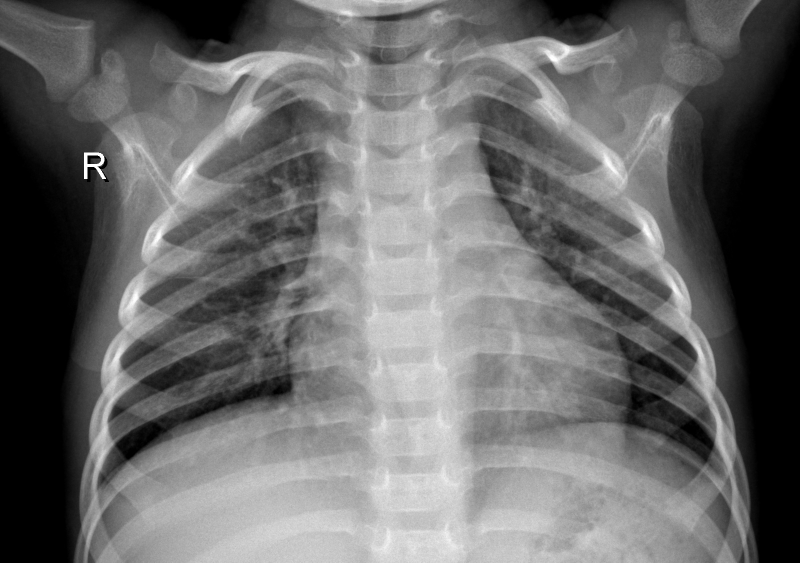
#> input picture chest_xray/train/NORMAL/IM-0125-0001.jpeg, 1600 x 1125 px, found by its file name (shown at 1/2 size); its folder holds only this picture in this run
$ python main.py
#> lines starting #> are read from the running program, lines starting #| are printed output that depends on the picture; long printed decimals are rounded
### entregabl/funciones.py
import numpy as np
import sympy as sp
import matplotlib.pyplot as plt
from PIL import Image
import os
import random
import math
import time

def abrirImagenesEscaladas(carpeta, escala=64):
   # abre todas las imagenes de la carpeta, y las escala de tal forma que midan (escala x escala)px
   # devuelve las imagenes aplanadas -> vectores de tamano escala^2 con valores entre 0 y 1
   imagenes = []
   for dirpath, dirnames, filenames in os.walk(carpeta):
      for file in filenames:
         img = Image.open( os.path.join(carpeta, file) )
         img = img.resize((escala, escala))
         img.convert('1')
         img = np.asarray(img)
         if len(img.shape)==3:
               img = img[:,:,0].reshape((escala**2 )) / 255
         else:
               img = img.reshape((escala**2 )) / 255

         imagenes.append( img )

   return imagenes

def balancear_datos(normal, pneumonia):
   n = min(len(normal), len(pneumonia))
   pneumonia = pneumonia[:n]
   normal = normal[:n]
   d = ([1] * n) + ([0] * n)

   imagenes_entrenamiento_balanceadas = (pneumonia+normal)

   return imagenes_entrenamiento_balanceadas, d

#!###########################################################################################################

# lagrangiano
def L(x_t, i, d):
   # funcion a minimizar
   w = x_t[0]
   b = x_t[1]
   sum = 0
   idx = 0
   for imagen in i:
      t_0:float = math.tanh(w@imagen+b)
      sum += ((t_0 + 1) / 2 - d[idx])**2
      idx += 1
   return sum

def dl_w(w,b, i:list[list], d:list):
   # derivada del lagrangiano contra w
   idx = 0
   sum = 0
   for imagen in i:
      t_0:float = math.tanh(b+w@imagen)
      sum += (1-t_0**2)*(((t_0+1)/2-d[idx]))*imagen
      idx += 1
   return sum

def dl_b(w,b, i:list[list], d:list):
   # derivada del lagrangiano contra b
   sum = 0
   idx = 0
   for imagen in i:
      t_0:float = math.tanh(b+w@imagen)
      sum += (1-t_0**2)*(((t_0+1)/2-d[idx]))
      idx += 1
   return sum

def gradiente(x_t,i:list[list],d:list):
   # gradiente tiene una tupla: derivada del error contra b, derivada del error contra w.
   w = x_t[0]
   b = x_t[1]
   res = [dl_w(w,b,i,d), dl_b(w,b,i,d)]
   return res

def descenso_por_gradiente(i, d, alpha=0.001, MAX_ITER=1000):
   # función a optimizar
   np.random.seed(42)
   K = len(i[0])
   w_0 = np.random.randn(K) # w es un vector de R^K tq K=cant de píxeles en una imagen. Inicialmente es un vector aleatorio.
   b_0 = 0.0
   x_t = (w_0, b_0)
   loss = []
   iter = 0
   while iter < MAX_ITER:
      x_tsig = [x_t[0] - (alpha * gradiente(x_t, i, d)[0]), x_t[1] - (alpha * gradiente(x_t, i, d)[1])]
      loss.append(L(x_tsig, i, d))
      # if abs(L(x_tsig, i, d) - L(x_t, i, d)) < TOLERANCIA and L(x_tsig, i, d)<=0.05:
      #    break
      x_t = x_tsig
      iter = iter + 1
   return x_tsig, loss

def error_cuadratico(conjunto:str, escala):

   if conjunto != "test" and conjunto != "train":
      raise Exception ("'conjunto' tiene que ser 'test' o 'train'")

   path_normal = './chest_xray/' + conjunto + '/NORMAL'
   path_pneumonia = './chest_xray/' + conjunto + '/PNEUMONIA'
   normal_test = abrirImagenesEscaladas(path_normal, escala)
#> in abrirImagenesEscaladas, img is the input picture: PIL image 1600x1125 L; min 0, max 255, mean 106.2
#> in abrirImagenesEscaladas, `img = img.resize((escala, escala))`:
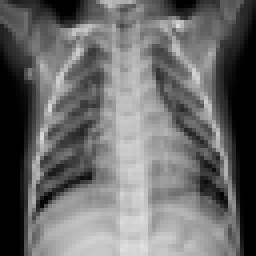
#> img: PIL image 64x64 L (shown 4 times larger); min 0, max 225, mean 106.2
#> in abrirImagenesEscaladas, `img = img.reshape((escala**2 )) / 255`: img = 4096 values, max 0.882 at index 3939, min 0 at index 12, mean 0.417
#> normal_test = 1 item
   pneumonia_test = abrirImagenesEscaladas(path_pneumonia, escala)
#> call 2 of abrirImagenesEscaladas, with carpeta = './chest_xray/train/PNEUMONIA', escala = 64
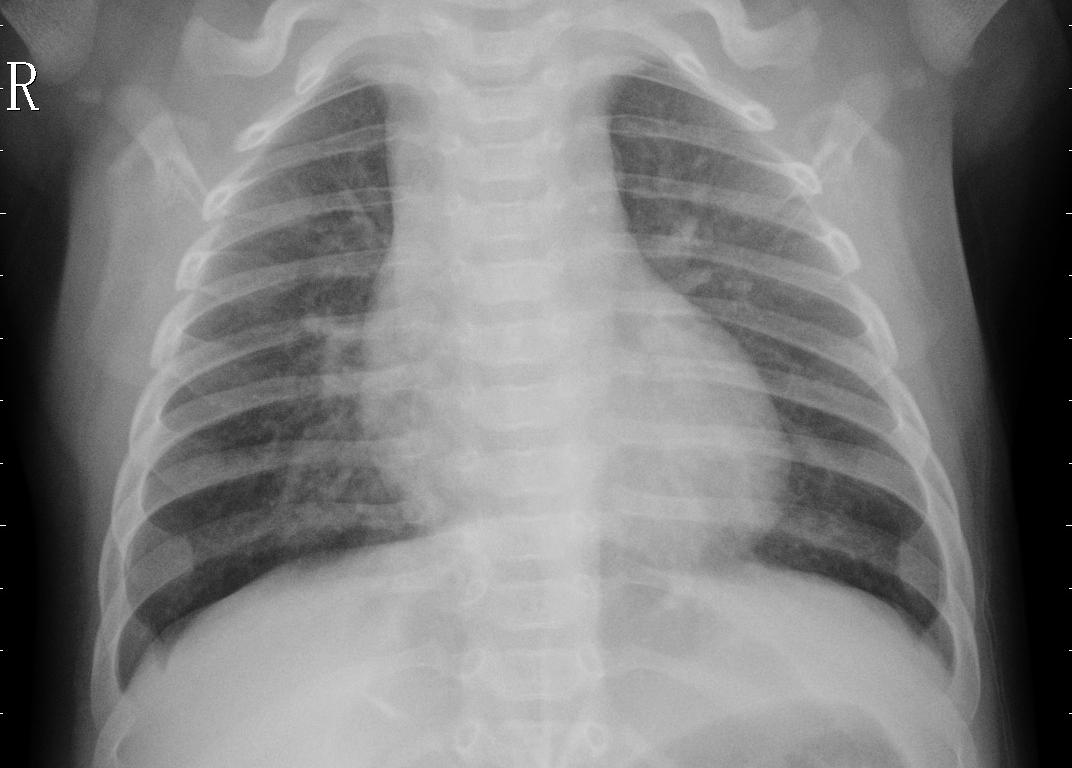
#> input picture chest_xray/train/PNEUMONIA/person1000_virus_1681.jpeg, 1072 x 768 px, found by its file name
#> in abrirImagenesEscaladas, img is the input picture: PIL image 1072x768 L; min 0, max 255, mean 127.4
#> in abrirImagenesEscaladas (call 2), `img = img.resize((escala, escala))`:
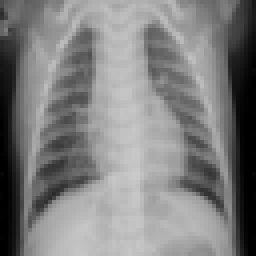
#> img: PIL image 64x64 L (shown 4 times larger); min 0, max 202, mean 127.4
#> in abrirImagenesEscaladas (call 2), `img = img.reshape((escala**2 )) / 255`: img = 4096 values, max 0.792 at index 2785, min 0 at index 1279, mean 0.5
#> pneumonia_test = 1 item
   img, d = balancear_datos(normal_test, pneumonia_test)
#> in balancear_datos, `n = min(len(normal), len(pneumonia))`: n = 1
#> in balancear_datos, `pneumonia = pneumonia[:n]`: pneumonia = 1 item
#> in balancear_datos, `d = ([1] * n) + ([0] * n)`: d = [1, 0]
#> in balancear_datos, `imagenes_entrenamiento_balanceadas = (pneumonia+normal)`: imagenes_entrenamiento_balanceadas = 2 items
#> img = 2 items; d = [1, 0]
   optimo, loss = descenso_por_gradiente(img, d)
#> in descenso_por_gradiente, `K = len(i[0])`: K = 4096
#> in descenso_por_gradiente, `w_0 = np.random.randn(K)`: w_0 = 4096 values, max 3.93 at index 2895, min -3.24 at index 262, mean 0.0166
#> the loop in descenso_por_gradiente, `while iter < MAX_ITER:` made 1000 passes
#> after the loop in descenso_por_gradiente, `while iter < MAX_ITER:`: iter = 1000; loss = 1000 values, max 1 at index 0, min 1 at index 999, mean 1
#> optimo = 2 items

   return optimo, loss

def normalizar_vector(vector):
   m = 0
   vector_normalizado = []
   for elem in vector:
      m += elem**2
   for elem in vector:
      vector_normalizado.append(elem/(math.sqrt(m)))
   return vector_normalizado

def diagnostico(imagen, w, b):
   t_0: float = math.tanh(w @ imagen + b)
   res = (t_0 + 1) / 2
   if res >= 0.5:
      return 1
   else:
      return 0

def matriz_confusion(conjunto, escala, w ,b):
   if conjunto != "test" and conjunto != "train":
      raise Exception ("'conjunto' tiene que ser 'test' o 'train'")
   path_normal = './chest_xray/' + conjunto + '/NORMAL'
   path_pneumonia = './chest_xray/' + conjunto + '/PNEUMONIA'
   normal_test = abrirImagenesEscaladas(path_normal, escala)
   pneumonia_test = abrirImagenesEscaladas(path_pneumonia, escala)
   n = min(len(normal_test), len(pneumonia_test))
   pneumonia_test = pneumonia_test[:n]
   normal_test = normal_test[:n]

   imagenes_con = []
   imagenes_sin = []

   for imagen in normal_test:
      imagenes_sin.append(diagnostico(imagen,w,b))
   for imagen in pneumonia_test:
      imagenes_con.append(diagnostico(imagen,w,b))

   matriz =[[0,0],[0,0]]   # [tiene_enferemedad][diagnostico]
                           # [0][0]=true positive, [0][1]=false positive, [1][0]=false negative, [1][1]=true negative

   matriz[0][0]=imagenes_con.count(1)/n
   matriz[0][1]=imagenes_sin.count(1)/n
   matriz[1][0]=imagenes_con.count(0)/n
   matriz[1][1]=imagenes_sin.count(0)/n

   return matriz

### entregabl/main.py
from funciones import *
import matplotlib.pyplot as plt
import math
import time

ESCALA = 64
inicio = time.time()
optimo, loss_train = error_cuadratico('train', ESCALA)
#> optimo = 2 items; loss_train has the same summary as loss in descenso_por_gradiente
print("no-normalizado: ",loss_train[-1])
#| no-normalizado:  1
loss_train = normalizar_vector(loss_train)
#> after the loop in normalizar_vector, `for elem in vector:`: m = 1000
#> after the loop in normalizar_vector, `for elem in vector:`: vector_normalizado = 1000 values, max 0.0316 at index 0, min 0.0316 at index 999, mean 0.0316
#> loss_train has the same summary as vector_normalizado in normalizar_vector
fin = time.time()
print(f"{fin - inicio} seg")
print('normalizado', loss_train[-1])
#| normalizado 0.03162


plt.plot(loss_train, label='Train Loss')
# plt.plot(loss_test, label='Test Loss')
plt.xlabel('iteraciones')
plt.ylabel('Loss')
plt.legend()
plt.show()
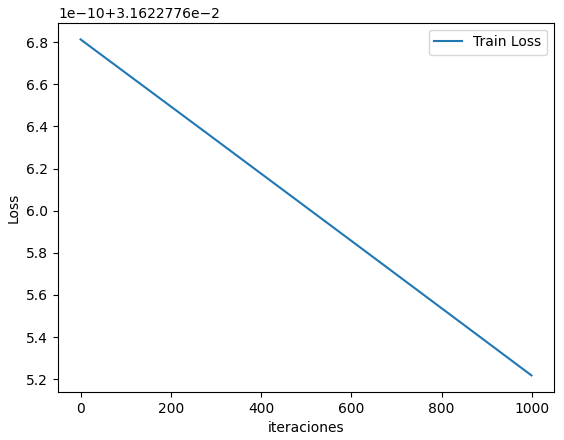
#> figure drawn by matplotlib, 1 panel; curve peaks at x = 0, y = 0.0316

matriz = matriz_confusion("test", ESCALA, optimo[0], optimo[1])
#> in matriz_confusion, `normal_test = abrirImagenesEscaladas(path_normal, escala)`: normal_test = 1 item
#> in matriz_confusion, `n = min(len(normal_test), len(pneumonia_test))`: n = 1
#> the loop in matriz_confusion, `for imagen in normal_test:` made 1 pass
#> (t_0 in diagnostico, res in diagnostico) on pass 1: (1, 1)
#> after the loop in matriz_confusion, `for imagen in normal_test:`: imagenes_sin = [1]
#> the loop in matriz_confusion, `for imagen in pneumonia_test:` made 1 pass
#> matriz = [[1, 1], [0, 0]]
# [0][0]=true positive, [0][1]=false positive, [1][0]=false negative, [1][1]=true negative
print('true-positive: ', matriz[0][0])
#| true-positive:  1.0
print('false-positive: ', matriz[0][1])
#| false-positive:  1.0
print('false-negative: ', matriz[1][0])
#| false-negative:  0.0
print('true-negative: ', matriz[1][1])
#| true-negative:  0.0
